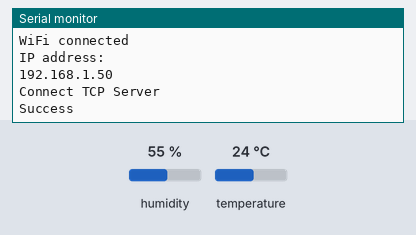
The sketch below on a simulated ESP8266 (NodeMCU). Parts: the last lines printed to the serial monitor. Inputs (shaded band) come from the test bench; at power-on: humidity 55 %, temperature 24 °C. WiFi joins after 1.5 s; servers stay silent unless stated.

Above: at 2.9 s.
3.0 s: humidity set to 22 %
At 5.0 s:
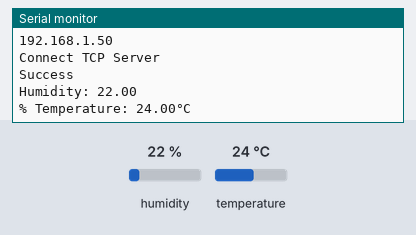
8.4 s: temperature set to 12 °C
At 12.8 s:
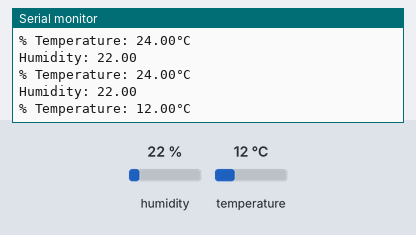
13.8 s: humidity set to 40 %
At 16.7 s:
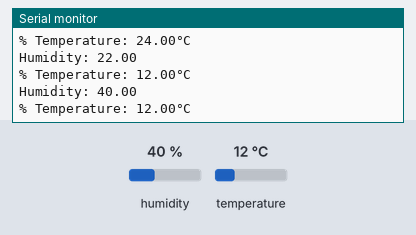

The sketch:

NodeMCU_as_TCP_Client.ino
```cpp
#include <ESP8266WiFi.h>
#define SERVER_PORT 8000

#include "DHT.h"
#define DHTPIN 0
#define DHTTYPE DHT11

DHT dht(DHTPIN, DHTTYPE);

IPAddress server_ip = {192,168,1,129};
const char* ssid = "teerawut_2.4G";
const char* password = "Hme1164741";
WiFiServer server(SERVER_PORT);
WiFiClient client;

void setup() {
  Serial.begin(115200);
  dht.begin();
  WiFi.begin(ssid, password); //เชื่อมต่อกับ AP
  while (WiFi.status() != WL_CONNECTED) {
    delay(500);
    Serial.print(".");
  }
  Serial.println("");
  Serial.println("WiFi connected");
  Serial.println("IP address: ");
  Serial.println(WiFi.localIP());

  Serial.println("Connect TCP Server");
  while (!client.connect(server_ip,SERVER_PORT)) {
    Serial.print(".");
    delay(100);
  }
  Serial.println("Success");
}

void loop() {
  //DHT part
  // Wait a few seconds between measurements.
  delay(2000);
  // Reading temperature or humidity takes about 250 milliseconds!
  float h = dht.readHumidity(); // Celsius
  float t = dht.readTemperature(); //Fahrenheit (isFahrenheit = true)
  float f = dht.readTemperature(true);

  // Check if any reads failed and exit early (to try again).
  if (isnan(h) || isnan(t) || isnan(f)) {
    Serial.println(F("Failed to read from DHT sensor!"));
  return;
  }

  // Compute heat index in Fahrenheit (the default)
  float hif = dht.computeHeatIndex(f, h);
  // Compute heat index in Celsius (isFahreheit = false)
  float hic = dht.computeHeatIndex(t, h, false);

  Serial.print(F("Humidity: "));
  Serial.println(h);
  Serial.print(F("% Temperature: "));
  Serial.print(t);
  Serial.print(F("°C "));
  Serial.println("");
  //-----------------------------------------------------------------

  while(client.available()) {
    uint8_t data = client.read();
    Serial.write(data);
  }
  client.printf("Humidity: %.2f | Temperature: %.2f°C\n", h, t);
  delay(2000);
}
```

Measured:
- after the input at 3.0 s, the serial monitor: prints a new line after 0.73 s (image 1)
- after the input at 8.4 s, the serial monitor: prints a new line after 3.4 s (image 2)
- after the input at 13.8 s, the serial monitor: prints a new line after 2.0 s (image 3)
